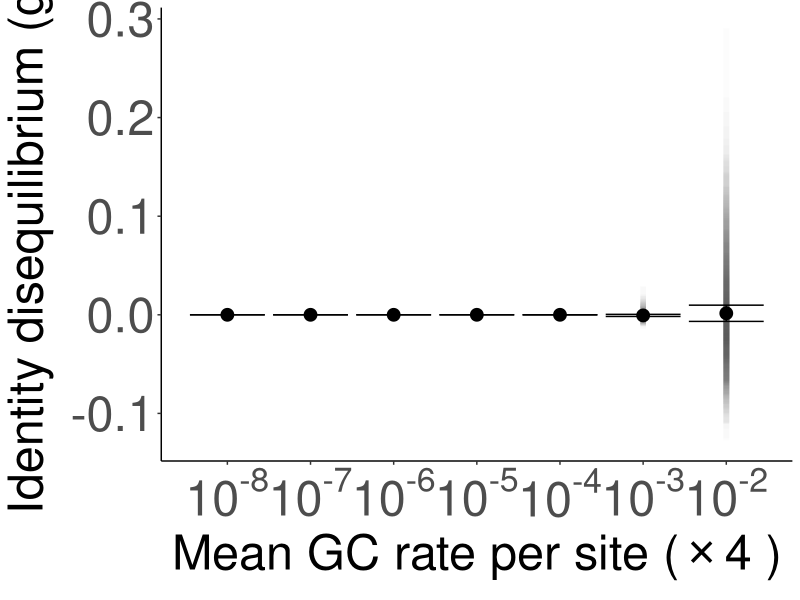

Write the R code that produced this figure.
#!/usr/bin/env Rscript

library(tidyverse)
library(scales)

ID_df_GC <- read.csv("Data_ID_GC.csv")
ID_df_GC$Rep <- as.factor(ID_df_GC$Rep)

replicate_number = length(unique(ID_df_GC$Rep))

ID_df_GC_sum <- ID_df_GC %>%
	group_by(Rate) %>%
	summarise(Expected_g2=mean(g2), sd_g2=sd(g2))

print(replicate_number)


print(str(ID_df_GC))

g2_plot <- ggplot() + 
	geom_linerange(data = ID_df_GC, aes(x=Rate*1000, ymin=CI_lower, ymax = CI_upper), size = 2, alpha = 0.01) +
	geom_point(data = ID_df_GC_sum, aes(x=Rate*1000, y=Expected_g2), size = 4) + 
	geom_errorbar(data = ID_df_GC_sum, aes(x=Rate*1000, ymin=Expected_g2-1.96*sd_g2/sqrt(replicate_number), ymax=Expected_g2+1.96*sd_g2/sqrt(replicate_number))) +
    scale_color_brewer(palette = "RdBu") + 
	labs(x=expression("Mean GC rate per site (" %*% "4 )"), y=expression(paste("Identity disequilibrium (",g[2],")"))) + 
		theme(panel.grid.major=element_blank(),
    	      panel.grid.minor=element_blank(),
    	      panel.background=element_blank(),
    	      axis.line = element_line(color="black"),
    	      
    	      plot.title=element_text(size=40, hjust=0.5, face="bold"),
	      plot.caption=element_text(size=20, hjust=0.5),
	      axis.title.y=element_text(size=35),
	      axis.title.x=element_text(size=35),
	      
	      axis.text.x=element_text(size=35),
	      axis.text.y=element_text(size=35),
	      
	      legend.position="none")+
	scale_x_log10(breaks = c(10**seq(-8, -2, 1)),
                     labels = trans_format("log10", math_format(10^.x)))
	
ggsave(filename = "Plot_ID_g2_GC.png",
	plot = g2_plot,
	dpi = 300,
	width=12,
	height=12)

print(warnings())
